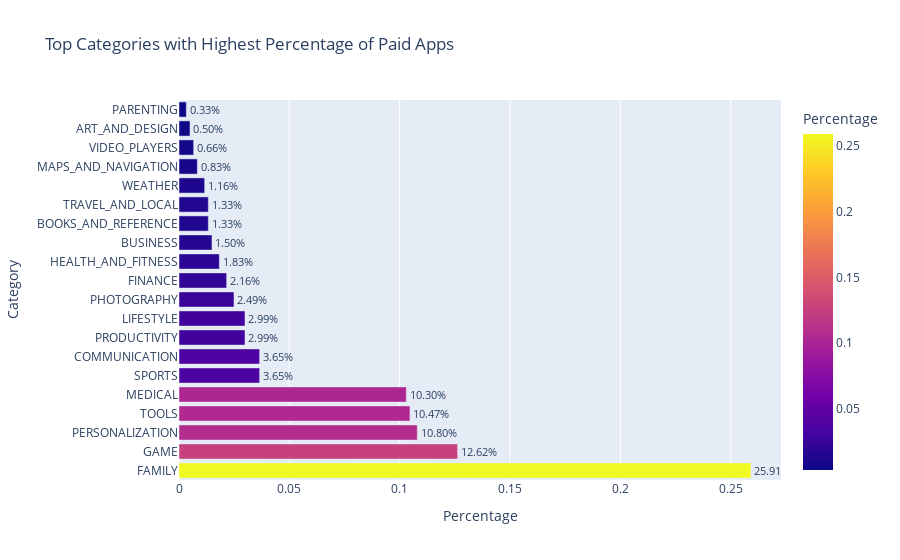

Notebook cell for this chart:
### Code cell
# Visual representation of categories with highest percentage of paid apps
# Converting the series to a DataFrame for easier plotting
top_paid_categories_df = top_paid_categories.reset_index()
top_paid_categories_df.columns = ['Category', 'Percentage']

# Plot using plotly express
plt.figure(figsize=(15, 10))
fig = px.bar(top_paid_categories_df, x='Percentage', y='Category', title='Top Categories with Highest Percentage of Paid Apps', color='Percentage', text='Percentage')
fig.update_traces(texttemplate='%{text:.2%}', textposition='outside')

fig.show()

### Figure 1 — Plotly figure (JSON) as saved in the notebook; plotly's stock layout.template omitted (floating-point values rounded to 4 significant figures)
{"data": [{"alignmentgroup": "True", "hovertemplate": "Percentage=%{marker.color}<br>Category=%{y}<extra></extra>", "legendgroup": "", "marker": {"color": [0.2591, 0.1262, 0.108, 0.1047, 0.103, 0.03654, 0.03654, 0.0299, 0.0299, 0.02492, 0.02159, 0.01827, 0.01495, 0.01329, 0.01329, 0.01163, 0.008306, 0.006645, 0.004983, 0.003322], "coloraxis": "coloraxis", "pattern": {"shape": ""}}, "name": "", "offsetgroup": "", "orientation": "h", "showlegend": false, "text": [0.2591, 0.1262, 0.108, 0.1047, 0.103, 0.03654, 0.03654, 0.0299, 0.0299, 0.02492, 0.02159, 0.01827, 0.01495, 0.01329, 0.01329, 0.01163, 0.008306, 0.006645, 0.004983, 0.003322], "textposition": "outside", "texttemplate": "%{text:.2%}", "type": "bar", "x": [0.2591, 0.1262, 0.108, 0.1047, 0.103, 0.03654, 0.03654, 0.0299, 0.0299, 0.02492, 0.02159, 0.01827, 0.01495, 0.01329, 0.01329, 0.01163, 0.008306, 0.006645, 0.004983, 0.003322], "xaxis": "x", "y": ["FAMILY", "GAME", "PERSONALIZATION", "TOOLS", "MEDICAL", "SPORTS", "COMMUNICATION", "PRODUCTIVITY", "LIFESTYLE", "PHOTOGRAPHY", "FINANCE", "HEALTH_AND_FITNESS", "BUSINESS", "BOOKS_AND_REFERENCE", "TRAVEL_AND_LOCAL", "WEATHER", "MAPS_AND_NAVIGATION", "VIDEO_PLAYERS", "ART_AND_DESIGN", "PARENTING"], "yaxis": "y"}], "layout": {"barmode": "relative", "coloraxis": {"colorbar": {"title": {"text": "Percentage"}}, "colorscale": [[0, "#0d0887"], [0.1111, "#46039f"], [0.2222, "#7201a8"], [0.3333, "#9c179e"], [0.4444, "#bd3786"], [0.5556, "#d8576b"], [0.6667, "#ed7953"], [0.7778, "#fb9f3a"], [0.8889, "#fdca26"], [1, "#f0f921"]]}, "legend": {"tracegroupgap": 0}, "title": {"text": "Top Categories with Highest Percentage of Paid Apps"}, "xaxis": {"anchor": "y", "domain": [0, 1], "title": {"text": "Percentage"}}, "yaxis": {"anchor": "x", "domain": [0, 1], "title": {"text": "Category"}}}}
